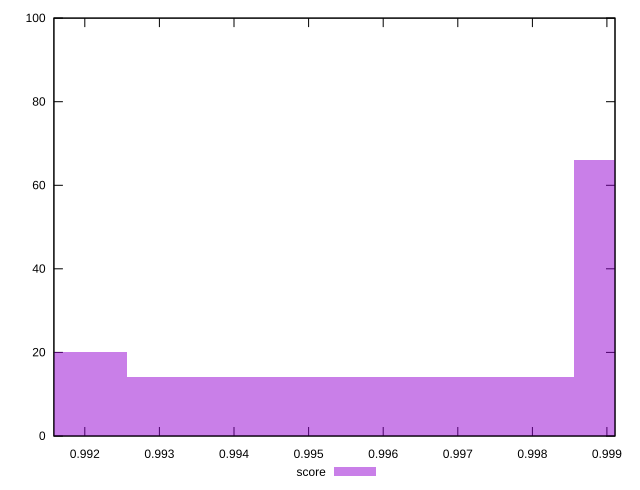

This chart was generated by the following gnuplot code:
reset

$score <<EOF
1.0015601757318742 66
0.9955628094101264 14
0.9895654430883787 20
EOF

set key outside below
set boxwidth 0.00599736632174775
set xrange [0.9915853859990458:0.9991080935823182]
set yrange [0:100]
set trange [0:100]
set style fill transparent solid 0.5 noborder
set terminal svg size 640, 490 enhanced background rgb 'white'
set output "report_00007_2020-12-11T15:55:29.892Z/first-cpu-idle/samples/pages+cached+noexternal+nofonts/score/histogram.svg"

plot $score title "score" with boxes

reset
